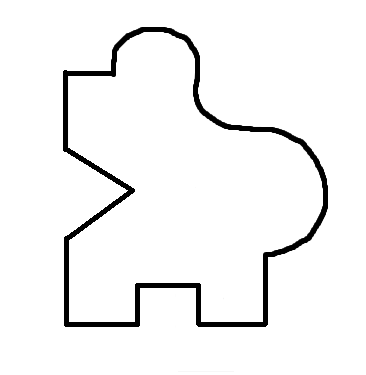
#> input picture Capture.PNG, 366 x 375 px, found by its file name
$ jupyter execute area_of_irreglar_figure_using_monte.ipynb
#> lines starting #> are read from the running program, lines starting #| are printed output that depends on the picture; after the words box and inside, x2 and y2 are one past the last pixel; in counts of white or black regions, pixels touching at a corner belong together
This extracts the shape boundry ponits & show them in boundary_points array

[cell 1]
from skimage import io, measure
import numpy as np
import matplotlib.pyplot as plt

# Load the image
image = io.imread('Capture.png', as_gray=True)
#> image is the input picture: shape (375, 366) float64; min 0, max 1, mean 0.956

# Convert the image to binary format
binary = image > 0.5
#> binary: shape (375, 366) bool; 95.6% white; 1 black region, box (x1, y1, x2, y2) and area: (63, 27, 328, 327) 6020

# Extract the contours of the figure
contours = measure.find_contours(binary, 0.5)
#> contours = 2 point arrays, longest 1343 points

# Get the boundary points of the largest contour
largest_contour = max(contours, key=len)
#> largest_contour = 1343 pairs, first value 26.5 to 326.5, second value 62.5 to 327.5
boundary_points = np.flipud(largest_contour)
#> boundary_points has the same summary as largest_contour

# Plot the image and the boundary points
fig, ax = plt.subplots()
ax.imshow(image, cmap='gray')
ax.plot(boundary_points[:, 1], boundary_points[:, 0], color='red')

# Invert the y-axis
ax.invert_yaxis()

# Show the plot
plt.show()
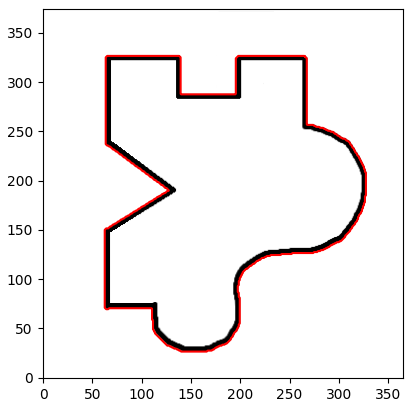
#> figure drawn by matplotlib, 1 panel
boundary_points
#> Out has the same summary as largest_contour

[cell 2]
# Print the number of boundary points
print("Number of boundary points:", len(boundary_points))
#| Number of boundary points: 1343

# Calculate the distance between each boundary point and (0,0)
distances = np.sqrt(np.sum(boundary_points**2, axis=1))
#> distances = 1343 values, max 420.5 at index 1, min 94.48 at index 668, mean 274

# Find the index of the boundary point with the smallest distance to (0,0)
closest_point_index = np.argmin(distances)
#> closest_point_index = 668

# Print the closest boundary point
closest_point = boundary_points[closest_point_index]
#> closest_point = [69.5, 64]
print("Closest boundary point to (0,0):", closest_point)
#| Closest boundary point to (0,0): [69.5 64. ]

# Plot the image and the boundary points
fig, ax = plt.subplots()
ax.imshow(image, cmap='gray')
ax.plot(boundary_points[:, 1], boundary_points[:, 0], color='red')

# Plot the closest point
ax.scatter(closest_point[1], closest_point[0], color='blue')

# Invert the y-axis
ax.invert_yaxis()

# Show the plot
plt.show()

below code checks given point in inside the boundary point or not

[cell 3]
from skimage import io, measure
import numpy as np
import matplotlib.pyplot as plt
from matplotlib.path import Path

# Load the image
image = io.imread('Capture.png', as_gray=True)

# Convert the image to binary format
binary = image > 0.5

# Extract the contours of the figure
contours = measure.find_contours(binary, 0.5)

# Get the boundary points of the largest contour
largest_contour = max(contours, key=len)
boundary_points = np.flipud(largest_contour)

# Generate a random point
random_point = np.array([100, 100])

# Check if the random point is inside the boundary
path = Path(boundary_points)
is_inside = path.contains_point(random_point)
#> is_inside = True

# Print the result
if is_inside:
    print("The random point is inside the boundary.")
else:
    print("The random point is outside the boundary.")

# Plot the image and the boundary points
fig, ax = plt.subplots()
ax.imshow(image, cmap='gray')
ax.plot(boundary_points[:, 1], boundary_points[:, 0], color='red')

# Plot the random point
if is_inside:
    ax.scatter(random_point[1], random_point[0], color='green')
else:
    ax.scatter(random_point[1], random_point[0], color='yellow')

# Invert the y-axis
ax.invert_yaxis()

# Show the plot
plt.show()

below code Generate a random point that falls on one of the boundary pixels

[cell 4]
from skimage import io, measure
import numpy as np
import matplotlib.pyplot as plt
from matplotlib.path import Path

# Load the image
image = io.imread('Capture.png', as_gray=True)

# Convert the image to binary format
binary = image > 0.5

# Extract the contours of the figure
contours = measure.find_contours(binary, 0.5)

# Get the boundary points of the largest contour
largest_contour = max(contours, key=len)
boundary_points = np.flipud(largest_contour)

# Generate a random point that falls on one of the boundary pixels
index = np.random.randint(len(boundary_points))
#> index = 684
random_point = np.round(boundary_points[index]).astype(int)
#> random_point = [70, 79]

# Check if the random point is inside the boundary
path = Path(boundary_points)
is_inside = path.contains_point(random_point)
#> is_inside = False

# Print the result
if is_inside:
    print("The random point is inside the boundary.")
else:
    print("The random point is outside the boundary.")

# Plot the image and the boundary points
fig, ax = plt.subplots()
ax.imshow(image, cmap='gray')
ax.plot(boundary_points[:, 1], boundary_points[:, 0], color='red')

# Plot the random point
if is_inside:
    ax.scatter(random_point[1], random_point[0], color='green')
else:
    ax.scatter(random_point[1], random_point[0], color='yellow')

# Invert the y-axis
ax.invert_yaxis()

# Show the plot
plt.show()

### Below code

Load the image <br />
Get the width and height of the image <br />
Convert the image to binary format <br />
Extract the contours of the figure <br />
Get the boundary points of the largest contour <br />
Generate 1000 random points within the image boundaries <br />
Check which random points are inside the boundary <br />
Print the result <br />
Plot the image and the boundary points <br />
Plot the random points <br />
Plot the points inside the boundary <br />
Invert the y-axis <br />
Show the plot <br />

[cell 5]
from skimage import io, measure
import numpy as np
import matplotlib.pyplot as plt
from matplotlib.path import Path

# Load the image
image = io.imread('Capture.png', as_gray=True)


# Get the width and height of the image
height, width = image.shape
#> height = 375; width = 366

# Convert the image to binary format
binary = image > 0.5

# Extract the contours of the figure
contours = measure.find_contours(binary, 0.5)

# Get the boundary points of the largest contour
largest_contour = max(contours, key=len)
boundary_points = np.flipud(largest_contour)

# Generate 1000 random points within the image boundaries
height, width = image.shape
num_points = 50
random_points = np.random.rand(num_points, 2) * [width, height]

# Check which random points are inside the boundary
path = Path(boundary_points)
is_inside = path.contains_points(random_points)
inside_points = random_points[is_inside]
#> inside_points = 16 rows, first 8: [217, 316.6], [228.2, 144.1], [99.79, 179.1], [173.3, 300.3], [190.5, 254.6], [263.8, 218.3], [196.7, 284.5], [38.76, 177.6]
num_inside_points = len(inside_points)
#> num_inside_points = 16

# Print the result
print(f"{num_inside_points} out of {num_points} random points are inside the boundary.")
#| 16 out of 50 random points are inside the boundary.

# Plot the image and the boundary points
fig, ax = plt.subplots()
ax.imshow(image, cmap='gray')
ax.plot(boundary_points[:, 1], boundary_points[:, 0], color='red')

# Plot the random points
ax.scatter(random_points[:, 1], random_points[:, 0], color='blue', alpha=0.2)

# Plot the points inside the boundary
ax.scatter(inside_points[:, 1], inside_points[:, 0], color='green')

# Invert the y-axis
ax.invert_yaxis()

# Show the plot
plt.show()
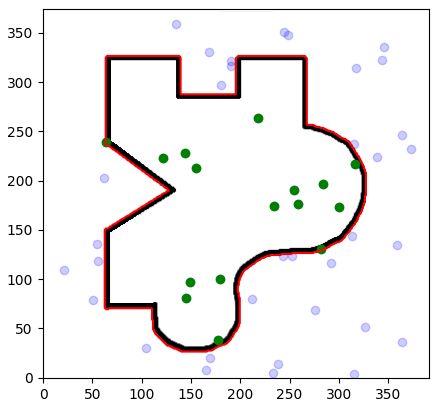
#> figure drawn by matplotlib, 1 panel


print((width * height))
#| 137250
# Calculate the area of the figure
area_of_irregular_figure = (num_inside_points / num_points) * (width * height)
#> area_of_irregular_figure = 43920

print(f"The area of the figure is approximately {area_of_irregular_figure:.2f} square units.")
#| The area of the figure is approximately 43920.00 square units.

$ run again, with Untitled.png copied over Capture.PNG
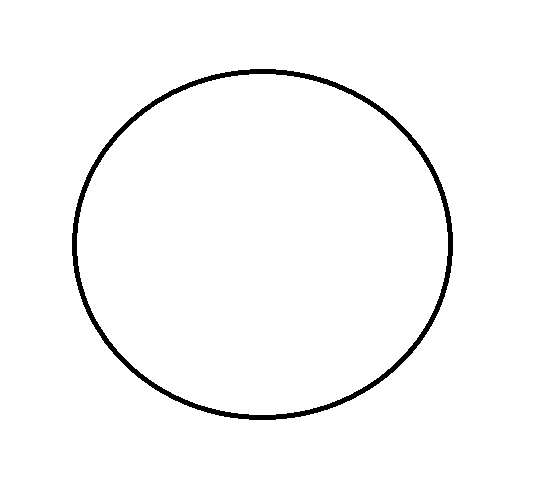
#> input picture Untitled.png, 533 x 482 px, found by its file name
#> image: shape (482, 533) float64; values 0 (black) and 1 (white), 97.8% white; 1 black region, box (x1, y1, x2, y2) and area: (72, 69, 453, 420) 5653
#> contours = 2 point arrays, longest 1465 points
#> largest_contour = 1465 pairs, first value 68.5 to 419.5, second value 71.5 to 452.5
#> boundary_points has the same summary as largest_contour
#> `plt.show()`:
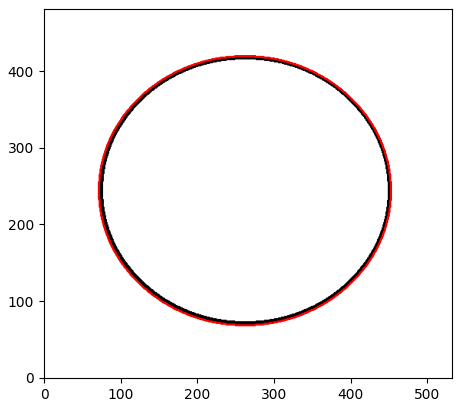
#> figure drawn by matplotlib, 1 panel
#> Out has the same summary as largest_contour
#| Number of boundary points: 1465
#> distances = 1465 values, max 542.3 at index 1260, min 175 at index 552, mean 381.7
#> closest_point_index = 552
#> closest_point = [124, 123.5]
#| Closest boundary point to (0,0): [124.  123.5]
#> `is_inside = path.contains_point(random_point)`: is_inside = False
#> index = 684
#> random_point = [76, 208]
#> `is_inside = path.contains_point(random_point)`: is_inside = True
#> inside_points = 22 rows, first 8: [316, 406.9], [332.4, 185.3], [145.3, 230.2], [209.4, 403], [179.8, 312.4], [252.4, 386], [277.4, 327.2], [384.1, 280.5]
#> num_inside_points = 22
#| 22 out of 50 random points are inside the boundary.
#> `plt.show()`:
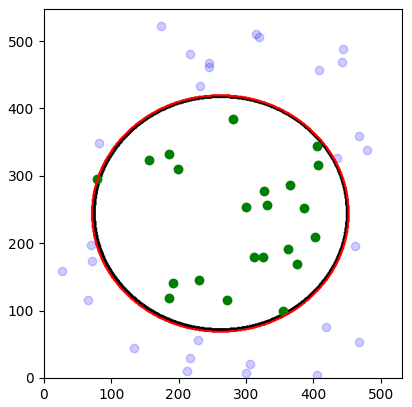
#> figure drawn by matplotlib, 1 panel
#| 256906
#> area_of_irregular_figure = 113038.6
#| The area of the figure is approximately 113038.64 square units.

$ run again, with z.png copied over Capture.PNG
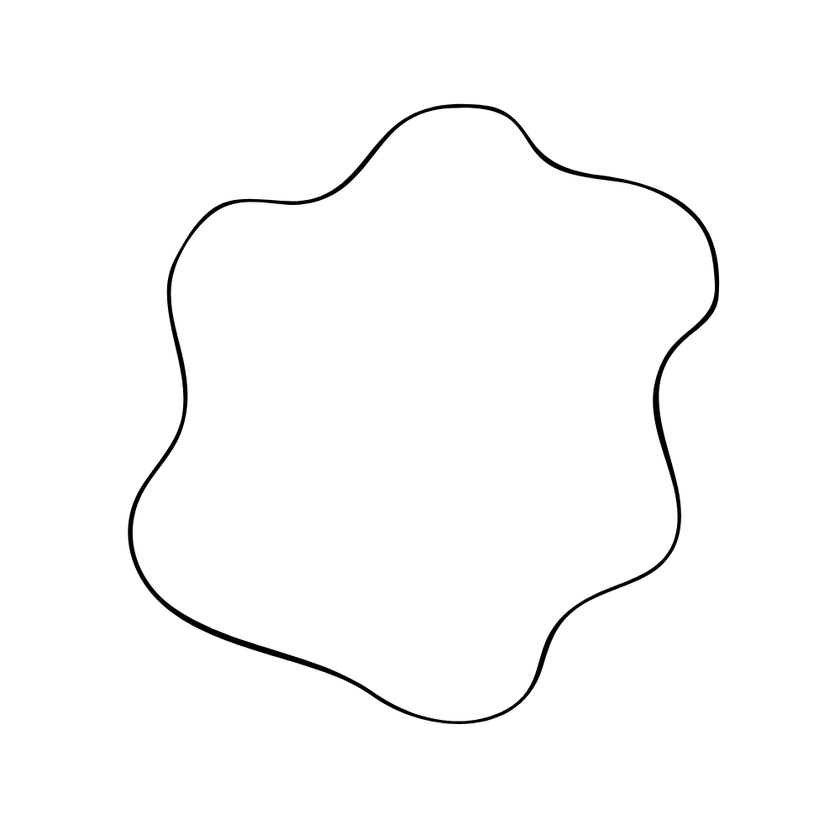
#> input picture z.png, 840 x 840 px, shrunk from 1000 x 1000 before the run, found by its file name
#> image is the input picture: shape (840, 840) float64; min 0, max 1, mean 0.988
#> binary: shape (840, 840) bool; 98.8% white; 1 black region, box (x1, y1, x2, y2) and area: (128, 104, 719, 724) 8364
#> contours = 2 point arrays, longest 2503 points
#> largest_contour = 2503 pairs, first value 103.5 to 723.5, second value 127.5 to 718.5
#> boundary_points has the same summary as largest_contour
#> `plt.show()`:
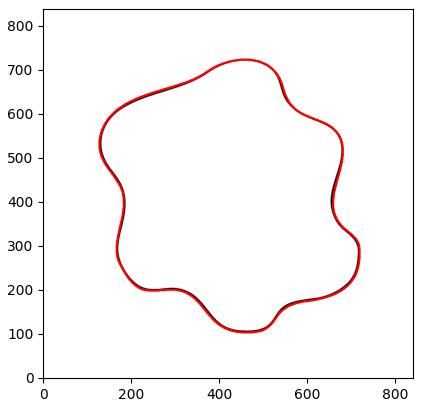
#> figure drawn by matplotlib, 1 panel
#> Out has the same summary as largest_contour
#| Number of boundary points: 2503
#> distances = 2503 values, max 874.7 at index 2444, min 296 at index 960, mean 631.5
#> closest_point_index = 960
#> closest_point = [214.5, 204]
#| Closest boundary point to (0,0): [214.5 204. ]
#> is_inside = False
#> index = 1653
#> random_point = [202, 683]
#> inside_points = 17 rows, first 8: [322.9, 249.9], [403.2, 329.9], [544.5, 309.3], [672.8, 437.2], [570.3, 605.3], [488.9, 451.4], [619, 181.9], [378, 515]
#> num_inside_points = 17
#| 17 out of 50 random points are inside the boundary.
#> `plt.show()`:
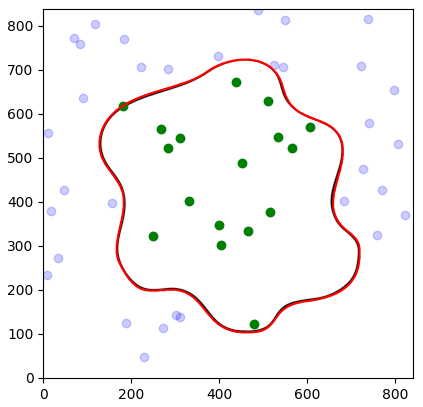
#> figure drawn by matplotlib, 1 panel
#| 705600
#> area_of_irregular_figure = 239904
#| The area of the figure is approximately 239904.00 square units.

$ run again, with zz.png copied over Capture.PNG
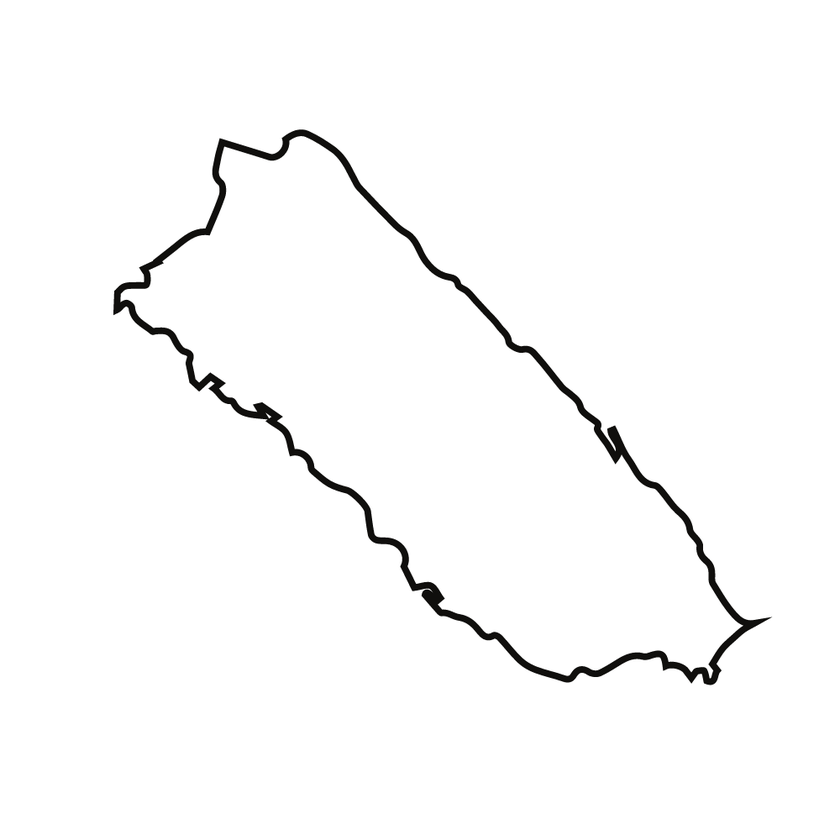
#> input picture zz.png, 840 x 840 px, shrunk from 1000 x 1000 before the run, found by its file name
#> binary: shape (840, 840) bool; 98.1% white; 1 black region, box (x1, y1, x2, y2) and area: (113, 130, 771, 685) 13604
#> contours = 5 point arrays, longest 2729 points
#> largest_contour = 2729 pairs, first value 129.5 to 684.5, second value 112.5 to 770.5
#> boundary_points has the same summary as largest_contour
#> `plt.show()`:
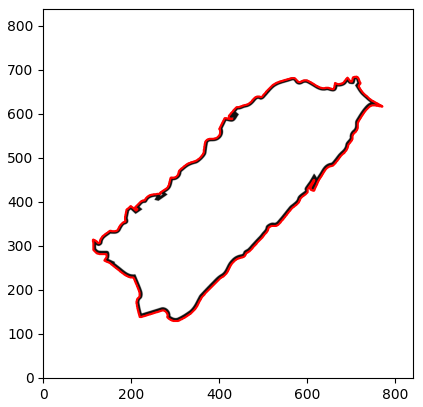
#> figure drawn by matplotlib, 1 panel
#> Out has the same summary as largest_contour
#| Number of boundary points: 2729
#> distances = 2729 values, max 988.5 at index 2723, min 259 at index 1440, mean 622.4
#> closest_point_index = 1440
#> closest_point = [139, 218.5]
#| Closest boundary point to (0,0): [139.  218.5]
#> is_inside = False
#> index = 2607
#> random_point = [622, 763]
#> inside_points = [[600.8, 506.3], [457.7, 355.9], [444.3, 477.2], [348.3, 222.2], [518.8, 514.2], [305.5, 479], [508.1, 621], [581.7, 475.9]]
#> num_inside_points = 8
#| 8 out of 50 random points are inside the boundary.
#> `plt.show()`:
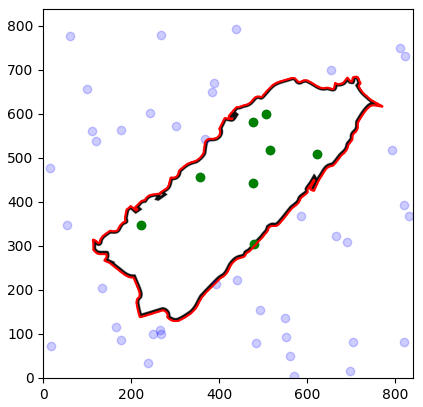
#> figure drawn by matplotlib, 1 panel
#| 705600
#> area_of_irregular_figure = 112896
#| The area of the figure is approximately 112896.00 square units.
